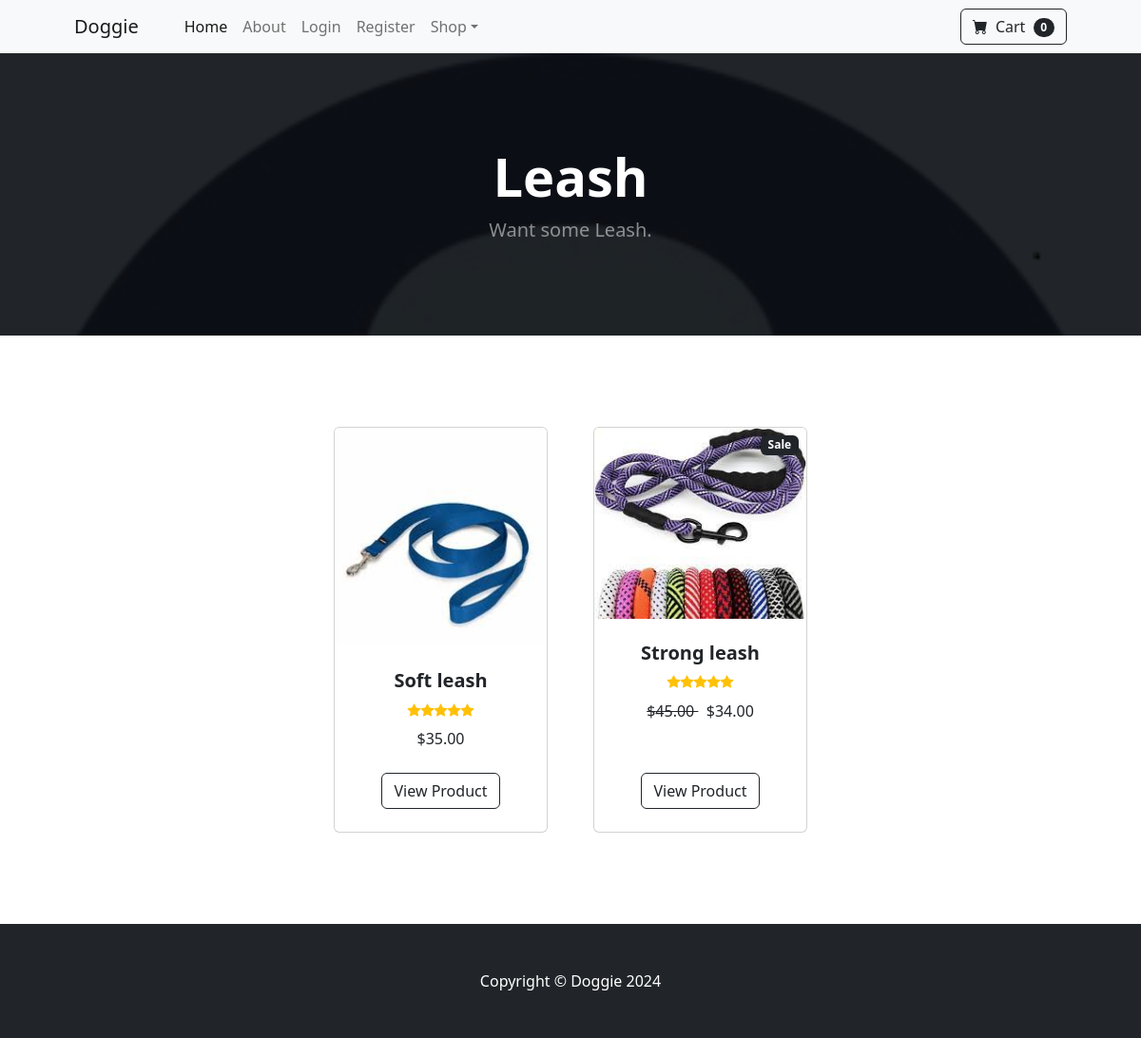
/category/Leash, run on an earlier commit of the app's database.
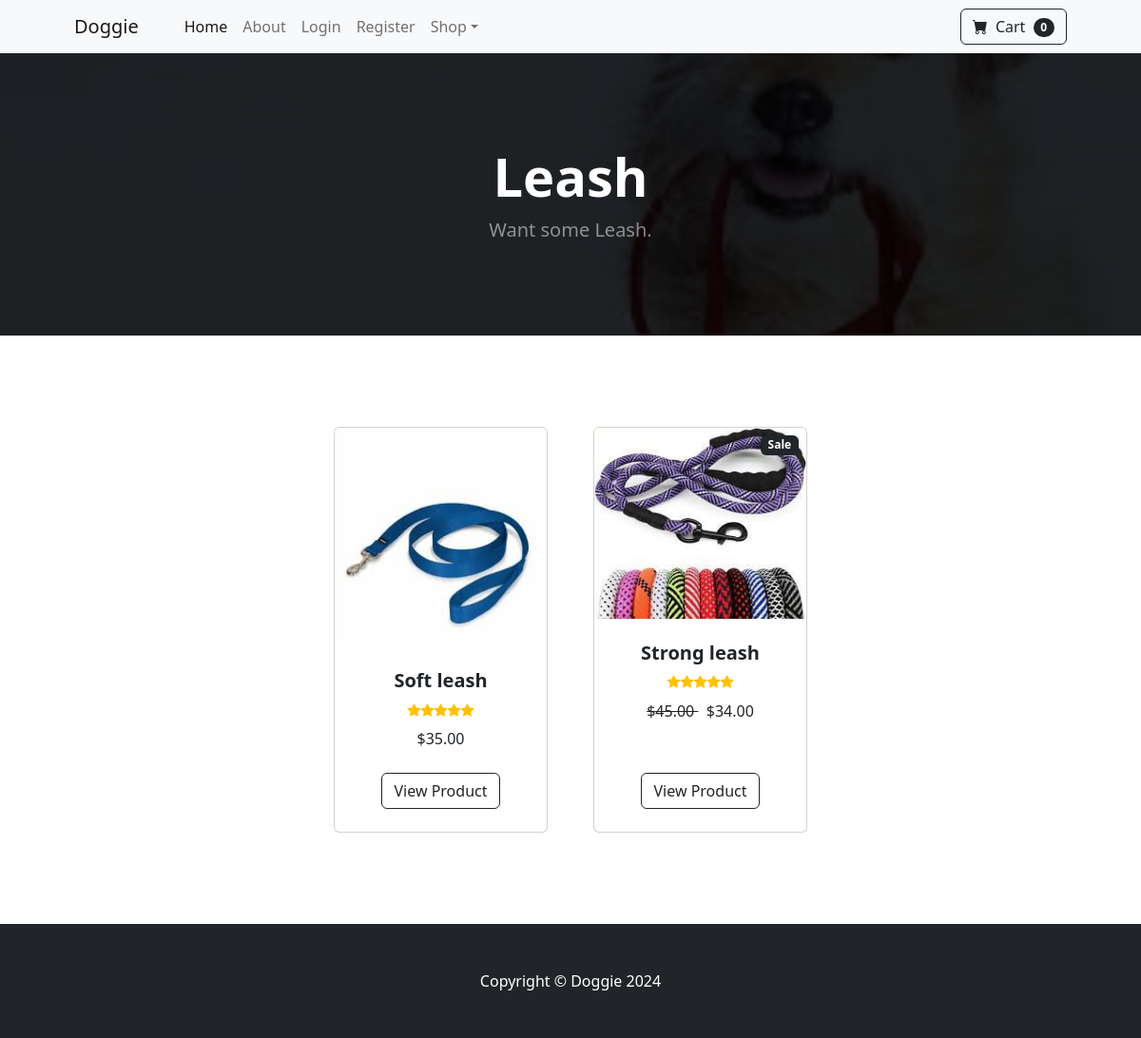
And on a later commit of the database.
### store/models.py (models this page shows)
class Category(models.Model):
    name = models.CharField(max_length=50)
    image = models.ImageField(upload_to='assets/cover', default='default.jpg')
    def __str__(self):
        return self.name
    class Meta:
        verbose_name_plural = 'categories'

### store/views.py (the view)
# urls.py: path('category/<str:name>', views.category, name='category'),
def category(request, name):
    name = name.replace('-', ' ')
    try:
        category = Category.objects.get(name=name)
        products = Product.objects.filter(category=category)
        return render(request, 'category.html', {'products': products, 'category': category})
    except:
        messages.error(request, 'That category does not exist!!')
        return redirect('home')

### store/templates/category.html (shortened to what the changed rows need)
{% extends 'base.html' %}
{% load static %}
{% block content %}
        <header class="bg-dark py-5" style="background-image: url('{{category.image.url}}'); background-size: cover; background-color: rgba(0,0,0,.2); background-blend-mode: multiply; background-repeat: no-repeat;">
            <div class="container px-4 px-lg-5 my-5">
                <div class="text-center text-white">
                    <h1 class="display-4 fw-bolder">{{category}}</h1>
                    <p class="lead fw-normal text-white-50 mb-0">Want some {{category}}.</p>
                </div>
            </div>
        </header>
        <section class="py-5">
            <div class="container px-4 px-lg-5 mt-5">
            </div>
        </section>
{% endblock %}

What changed in the data, as far as the page shows it:
changed Category "Leash": image: picture added in place of a placeholder
